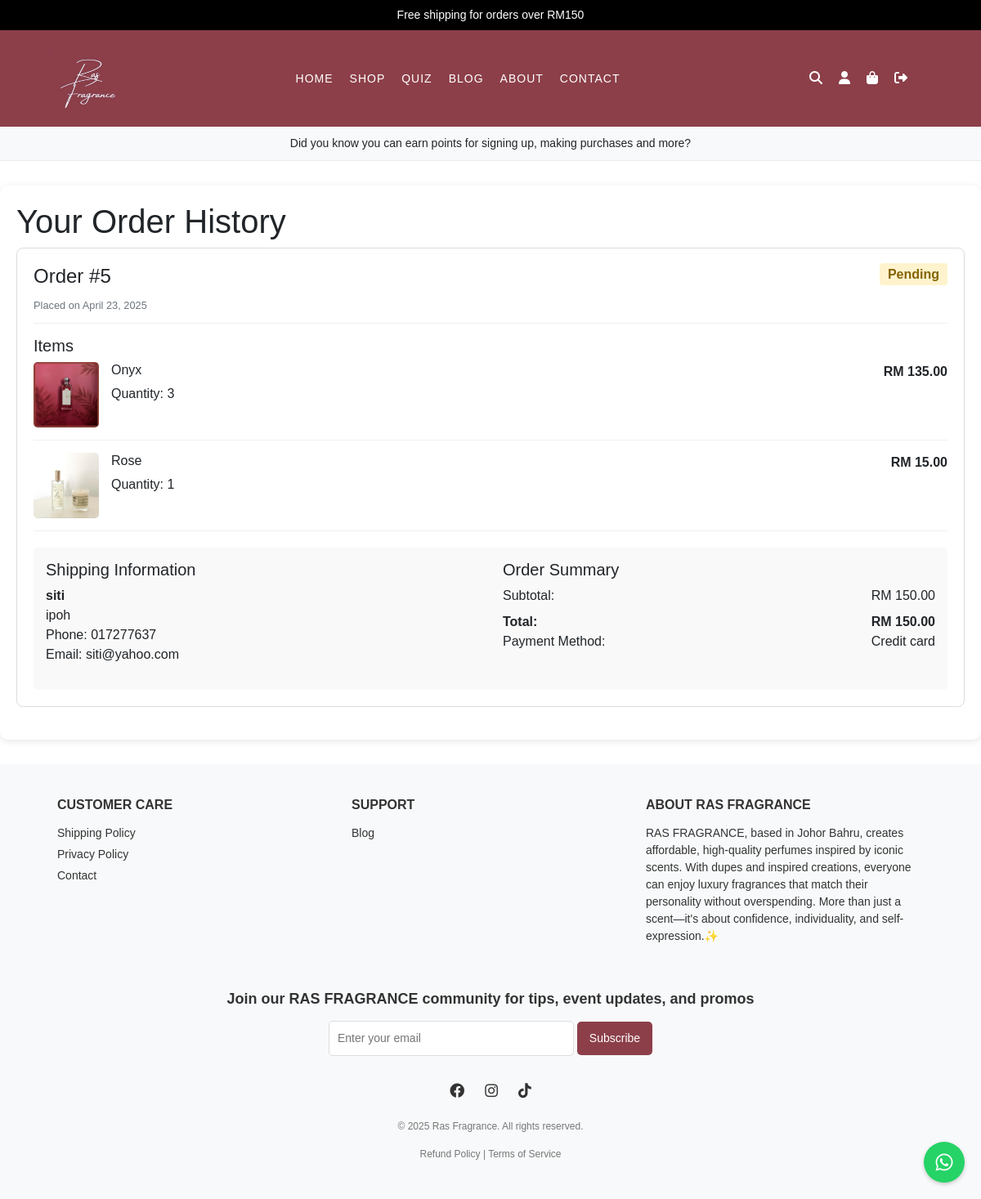
/order_history.php (signed in), run on the app's committed database.
### tables this page shows
CREATE TABLE `orders` (
  `order_id` int(11) NOT NULL,
  `customer_name` varchar(255) NOT NULL,
  `total` decimal(10,2) NOT NULL,
  `status` enum('Pending','Shipped','Completed','Canceled') DEFAULT 'Pending',
  `order_date` timestamp NOT NULL DEFAULT current_timestamp()
);

CREATE TABLE `order_items` (
  `item_id` int(11) NOT NULL,
  `order_id` int(11) NOT NULL,
  `perfume_id` int(11) NOT NULL,
  `quantity` int(11) NOT NULL,
  `price` decimal(10,2) NOT NULL
);

CREATE TABLE `perfume` (
  `perfume_id` int(11) NOT NULL,
  `perfume_name` varchar(100) NOT NULL,
  `quantity` int(11) NOT NULL,
  `price` decimal(10,2) NOT NULL,
  `description` text DEFAULT NULL,
  `image` varchar(255) DEFAULT NULL,
  `category_id` int(11) DEFAULT NULL,
  `popularity_score` int(11) DEFAULT 0,
  `expert_choice` tinyint(1) DEFAULT 0,
  `beginners_choice` tinyint(1) DEFAULT 0,
  `gender` enum('women','men','unisex') NOT NULL DEFAULT 'unisex',
  `is_seasonal` tinyint(1) NOT NULL DEFAULT 0,
  `is_discontinued` tinyint(1) NOT NULL DEFAULT 0,
  `season` varchar(50) DEFAULT NULL,
  `deleted` tinyint(1) NOT NULL DEFAULT 0,
  `is_all_time_favorite` tinyint(1) NOT NULL DEFAULT 0
);

### order_history.php (the view, shortened to what this page needs)
<?php
include 'db_connection.php';
$user_id = $_SESSION['user_id'];
$orders = [];
$order_query = "SELECT o.order_id, o.customer_name, o.total, o.status, o.order_date
                FROM orders o
                JOIN order_meta om ON o.order_id = om.order_id
                WHERE om.meta_key = 'user_id' AND om.meta_value = ?
                ORDER BY o.order_date DESC";
$stmt = $conn->prepare($order_query);
$stmt->bind_param("i", $user_id);
$stmt->execute();
$result = $stmt->get_result();
while ($order = $result->fetch_assoc()) {
    $meta_query = "SELECT meta_key, meta_value FROM order_meta WHERE order_id = ?";
    $meta_stmt = $conn->prepare($meta_query);
    $meta_stmt->bind_param("i", $order['order_id']);
    $meta_stmt->execute();
    $meta_result = $meta_stmt->get_result();
    $order_meta = [];
    while ($meta = $meta_result->fetch_assoc()) {
        $order_meta[$meta['meta_key']] = $meta['meta_value'];
    }
    $items_query = "SELECT oi.*, p.perfume_name, p.image
                   FROM order_items oi
                   JOIN perfume p ON oi.perfume_id = p.perfume_id
                   WHERE oi.order_id = ?";
    $items_stmt = $conn->prepare($items_query);
    $items_stmt->bind_param("i", $order['order_id']);
    $items_stmt->execute();
    $items_result = $items_stmt->get_result();
    $order_items = [];
    while ($item = $items_result->fetch_assoc()) {
        $order_items[] = $item;
    }
    $orders[] = [
        'order' => $order,
        'meta' => $order_meta,
        'items' => $order_items
    ];
}
?>
<!DOCTYPE html>
<html lang="en">
<head>
    <link href="https://stackpath.bootstrapcdn.com/bootstrap/4.5.2/css/bootstrap.min.css" rel="stylesheet">
</head>
<body>
    <?php include 'header.php'; ?>
    <div class="order-history-container">
        <h1>Your Order History</h1>
        <?php if (empty($orders)): ?>
            <div class="no-orders">
                <h3>You haven't placed any orders yet</h3>
                <p>Start shopping to see your orders here</p>
                <a href="products.php" class="btn btn-primary">Shop Now</a>
            </div>
        <?php else: ?>
            <?php foreach ($orders as $order_data):
                $order = $order_data['order'];
                $meta = $order_data['meta'];
                $items = $order_data['items'];
            ?>
                <div class="order-card">
                    <div class="order-header">
                        <div>
                            <h4>Order #<?= $order['order_id'] ?></h4>
                            <small class="text-muted">Placed on <?= date('F j, Y', strtotime($order['order_date'])) ?></small>
                        </div>
                        <div>
                            <span class="order-status status-<?= strtolower($order['status']) ?>">
                                <?= $order['status'] ?>
                            </span>
                        </div>
                    </div>
                    <div class="order-details">
                        <h5>Items</h5>
                        <?php foreach ($items as $item): ?>
                            <div class="order-item">
                                <img src="<?= htmlspecialchars($item['image'] ?: 'images/default_image.jpeg') ?>"
                                     alt="<?= htmlspecialchars($item['perfume_name']) ?>"
                                     class="item-image">
                                <div class="item-details">
                                    <h6><?= htmlspecialchars($item['perfume_name']) ?></h6>
                                    <div>Quantity: <?= $item['quantity'] ?></div>
                                </div>
                                <div class="item-price">
                                    RM <?= number_format($item['price'] * $item['quantity'], 2) ?>
                                </div>
                            </div>
                        <?php endforeach; ?>
                        <div class="order-summary">
                            <div class="row">
                                <div class="col-md-6">
                                    <h5>Shipping Information</h5>
                                    <p>
                                        <strong><?= htmlspecialchars($order['customer_name']) ?></strong><br>
                                        <?= htmlspecialchars($meta['address'] ?? '') ?><br>
                                        Phone: <?= htmlspecialchars($meta['phone'] ?? '') ?><br>
                                        Email: <?= htmlspecialchars($meta['email'] ?? '') ?>
                                    </p>
                                </div>
                                <div class="col-md-6">
                                    <h5>Order Summary</h5>
                                    <div class="d-flex justify-content-between">
                                        <span>Subtotal:</span>
                                        <span>RM <?= number_format($meta['subtotal'] ?? $order['total'], 2) ?></span>
                                    </div>
                                    <div class="d-flex justify-content-between mt-2">
                                        <strong>Total:</strong>
                                        <strong>RM <?= number_format($order['total'], 2) ?></strong>
                                    </div>
                                    <div class="d-flex justify-content-between">
                                        <span>Payment Method:</span>
                                        <span><?= ucfirst(str_replace('_', ' ', $meta['payment_method'] ?? 'Unknown')) ?></span>
                                    </div>
                                </div>
                            </div>
                        </div>
                    </div>
                </div>
            <?php endforeach; ?>
        <?php endif; ?>
    </div>
    <?php include 'footer.php'; ?>
</body>
</html>

### order_history.php (style rules this page uses)
body { font-family: Arial, sans-serif; background-color: #f4e7e7; color: #5a2a2a; }
.order-history-container { max-width: 1200px; margin: 30px auto; padding: 20px; background: white; border-radius: 10px; box-shadow: 0 2px 10px rgba(0,0,0,0.1); }
.order-card { border: 1px solid #ddd; border-radius: 8px; padding: 20px; margin-bottom: 20px; background: #fff; }
.order-header { display: flex; justify-content: space-between; border-bottom: 1px solid #eee; padding-bottom: 10px; margin-bottom: 15px; }
.order-status { padding: 5px 10px; border-radius: 4px; font-weight: bold; }
.status-pending { background-color: #fff3cd; color: #856404; }
.order-item { display: flex; margin-bottom: 15px; padding-bottom: 15px; border-bottom: 1px solid #f0f0f0; }
.item-image { width: 80px; height: 80px; object-fit: cover; border-radius: 5px; margin-right: 15px; }
.item-details { flex-grow: 1; }
.item-price { font-weight: bold; min-width: 100px; text-align: right; }
.order-summary { background: #f9f9f9; padding: 15px; border-radius: 5px; margin-top: 20px; }

### header.php (style rules this page uses)
body { margin: 0; font-family: Arial, sans-serif; }

### footer.php (style rules this page uses)
body { margin: 0; font-family: Arial, sans-serif; }

### data on the page
orders: order_id "5", order_date "April 23, 2025", status "Pending", customer_name "siti", address "ipoh", phone "017277637", email "siti@yahoo.com", subtotal "150.00", total "150.00", payment_method "Credit card"
order_items: perfume.image (picture), perfume.perfume_name "Onyx", quantity "3", $item['price'] * $item['quantity'] "135.00"
order_items: perfume.image (picture), perfume.perfume_name "Rose", quantity "1", $item['price']*$item['quantity'] "15.00"
